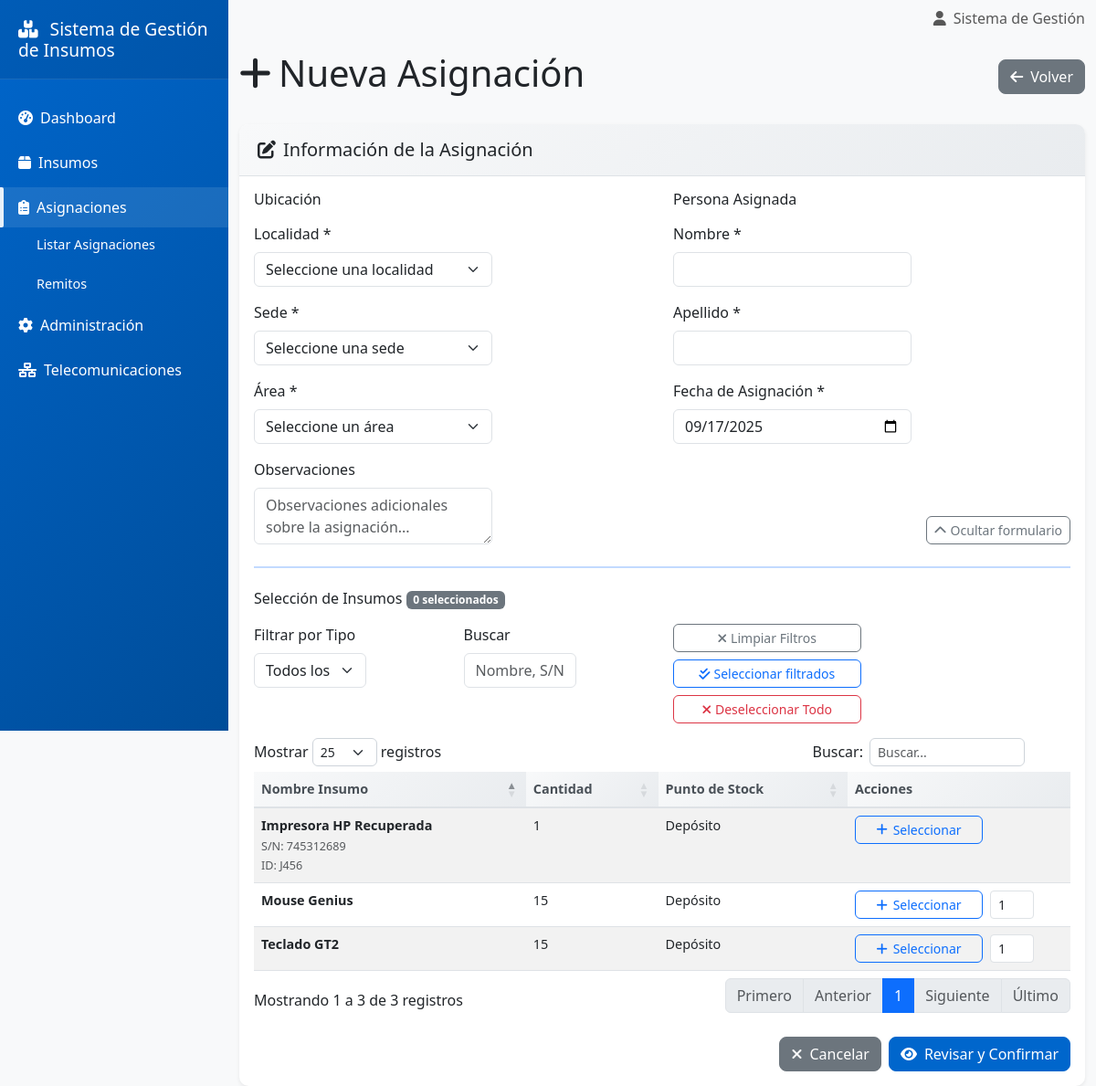
Page /pages/asignaciones/nueva.php on the committed database.
### tables this page shows
CREATE TABLE `insumos` (
  `id_insumo` int(11) NOT NULL,
  `nombre_insumo` varchar(100) NOT NULL,
  `tipo_insumo` enum('Varios','PC Completa','Notebook','Impresora','Monitor','Escaner') NOT NULL,
  `subcategoria_varios` enum('Hardware','Periféricos','Red') DEFAULT NULL,
  `descripcion_general` varchar(255) DEFAULT NULL,
  `numero_serie` varchar(50) DEFAULT NULL,
  `id_fisico` varchar(50) DEFAULT NULL,
  `id_patrimonio` varchar(50) DEFAULT NULL,
  `cantidad` int(11) NOT NULL DEFAULT 1,
  `fecha_adquisicion` date DEFAULT NULL,
  `estado` enum('Disponible','Asignado','De Baja') NOT NULL,
  `id_punto_stock_actual` int(11) DEFAULT NULL,
  `id_sede_actual` int(11) DEFAULT NULL,
  `id_area_asignacion_actual` int(11) DEFAULT NULL
);

CREATE TABLE `puntos_stock` (
  `id_punto_stock` int(11) NOT NULL,
  `nombre_punto` enum('Oficina','Depósito') NOT NULL,
  `descripcion` varchar(255) DEFAULT NULL
);

### pages/asignaciones/nueva.php (the view, shortened to what this page needs)
<?php
$conexion = conectarDB();
$stmt = $conexion->query("SELECT i.id_insumo, i.nombre_insumo, i.tipo_insumo, i.numero_serie, i.id_fisico, i.cantidad, ps.nombre_punto AS punto_stock
                          FROM insumos i
                          LEFT JOIN puntos_stock ps ON i.id_punto_stock_actual = ps.id_punto_stock
                          WHERE i.estado = 'Disponible'
                          AND (i.tipo_insumo <> 'Varios' OR i.cantidad > 0)
                          ORDER BY i.nombre_insumo");
$insumos_disponibles = $stmt->fetchAll();
?>
<?php include '../../includes/header.php'; ?>
<div class="row">
    <div class="col-12">
        <div class="d-flex justify-content-between align-items-center mb-4">
            <h1>
                <i class="fas fa-plus me-2"></i>Nueva Asignación
            </h1>
            <a href="listar.php" class="btn btn-secondary">
                <i class="fas fa-arrow-left me-2"></i>Volver
            </a>
        </div>
    </div>
</div>
<div class="card">
    <div class="card-header">
        <h5 class="mb-0">
            <i class="fas fa-edit me-2"></i>Información de la Asignación
        </h5>
    </div>
    <div class="card-body">
        <form method="POST" id="formAsignacion" class="needs-validation" novalidate>
            <div id="form-contenido">
            <div class="row">
                <div class="col-md-6">
                    <h6 class="mb-3">Ubicación</h6>
                    <div class="mb-3">
                        <label for="id_localidad" class="form-label">Localidad *</label>
                        <select class="form-select" id="id_localidad" name="id_localidad" required>
                            <option value="">Seleccione una localidad</option>
                        </select>
                    </div>
                    <div class="mb-3">
                        <label for="id_sede" class="form-label">Sede *</label>
                        <select class="form-select" id="id_sede" name="id_sede" required>
                            <option value="">Seleccione una sede</option>
                        </select>
                    </div>
                    <div class="mb-2">
                        <label for="id_area_asignada" class="form-label">Área *</label>
                        <select class="form-select" id="id_area_asignada" name="id_area_asignada" required>
                            <option value="">Seleccione un área</option>
                        </select>
                    </div>
                </div>
                <div class="col-md-6">
                    <h6 class="mb-3">Persona Asignada</h6>
                    <div class="mb-3">
                        <label for="nombre_persona_asignada" class="form-label">Nombre *</label>
                        <input type="text" class="form-control" id="nombre_persona_asignada"
                               name="nombre_persona_asignada" required>
                    </div>
                    <div class="mb-3">
                        <label for="apellido_persona_asignada" class="form-label">Apellido *</label>
                        <input type="text" class="form-control" id="apellido_persona_asignada"
                               name="apellido_persona_asignada" required>
                    </div>
                    <div class="mb-2">
                        <label for="fecha_asignacion" class="form-label">Fecha de Asignación *</label>
                        <input type="date" class="form-control" id="fecha_asignacion" name="fecha_asignacion" value="<?php echo date('Y-m-d'); ?>" required>
                    </div>
                </div>
            </div>
            <div class="row mt-2 align-items-end">
                <div class="col-md-6">
                    <label for="observaciones" class="form-label">Observaciones</label>
                    <textarea class="form-control" id="observaciones" name="observaciones" rows="2" placeholder="Observaciones adicionales sobre la asignación..."></textarea>
                </div>
                <div class="col-md-6 d-flex justify-content-end">
                    <button type="button" class="btn btn-sm btn-outline-secondary" onclick="ocultarFormulario()">
                        <i class="fas fa-chevron-up me-1"></i>Ocultar formulario
                    </button>
                </div>
            </div>
            <hr class="my-4 border-2 border-primary">
            </div>
            <div class="row mt-4">
                <div class="col-12">
                    <div class="d-flex justify-content-between align-items-center mb-3">
                        <h6 class="mb-0">Selección de Insumos <span class="badge bg-secondary" id="contadorSeleccion">0 seleccionados</span></h6>
                    </div>
                    <div class="row mb-3">
                        <div class="col-md-3">
                            <label for="filtro_tipo" class="form-label">Filtrar por Tipo</label>
                            <select class="form-select" id="filtro_tipo">
                                <option value="">Todos los tipos</option>
                            </select>
                        </div>
                        <div class="col-md-3">
                            <label for="filtro_busqueda" class="form-label">Buscar</label>
                            <input type="text" class="form-control" id="filtro_busqueda" placeholder="Nombre, S/N, ID...">
                        </div>
                        <div class="col-md-3 d-flex align-items-end">
                            <div class="d-grid gap-2 w-100">
                                <button type="button" class="btn btn-outline-secondary btn-sm" onclick="limpiarFiltros()">
                                    <i class="fas fa-times me-1"></i>Limpiar Filtros
                                </button>
                                <button type="button" class="btn btn-outline-primary btn-sm" onclick="seleccionarFiltrados()">
                                    <i class="fas fa-check-double me-1"></i>Seleccionar filtrados
                                </button>
                                <button type="button" class="btn btn-outline-danger btn-sm" onclick="deseleccionarTodos()">
                                    <i class="fas fa-times me-1"></i>Deseleccionar Todo
                                </button>
                            </div>
                        </div>
                    </div>
                    <div class="table-responsive">
                        <table class="table table-striped datatable tabla-asignacion" id="tablaInsumos">
                            <thead>
                                <tr>
                                    <th>Nombre Insumo</th>
                                    <th>Cantidad</th>
                                    <th>Punto de Stock</th>
                                    <th>Acciones</th>
                                </tr>
                            </thead>
                            <tbody>
                                <?php foreach ($insumos_disponibles as $insumo): ?>
                                    <tr class="fila-insumo"
                                        data-tipo="<?php echo htmlspecialchars($insumo['tipo_insumo']); ?>"
                                        data-texto="<?php echo strtolower(htmlspecialchars($insumo['nombre_insumo'] . ' ' . ($insumo['numero_serie'] ?: '') . ' ' . ($insumo['id_fisico'] ?: ''))); ?>">
                                        <td>
                                            <div>
                                                <strong><?php echo htmlspecialchars($insumo['nombre_insumo']); ?></strong>
                                                <?php if ($insumo['numero_serie']): ?>
                                                    <br><small class="text-muted">S/N: <?php echo htmlspecialchars($insumo['numero_serie']); ?></small>
                                                <?php endif; ?>
                                                <?php if ($insumo['id_fisico']): ?>
                                                    <br><small class="text-muted">ID: <?php echo htmlspecialchars($insumo['id_fisico']); ?></small>
                                                <?php endif; ?>
                                            </div>
                                        </td>
                                        <td>
                                            <?php echo ($insumo['tipo_insumo'] === 'Varios') ? (int)$insumo['cantidad'] : 1; ?>
                                        </td>
                                        <td>
                                            <?php echo $insumo['punto_stock'] ? htmlspecialchars($insumo['punto_stock']) : '<span class="text-muted">Sin punto</span>'; ?>
                                        </td>
                                        <td>
                                            <div class="d-flex gap-2 align-items-center">
                                                <button type="button" class="btn btn-sm btn-outline-primary btn-seleccionar"
                                                        data-insumo-id="<?php echo $insumo['id_insumo']; ?>"
                                                        onclick="toggleSeleccionInsumo(<?php echo $insumo['id_insumo']; ?>)">
                                                    <i class="fas fa-plus"></i><span> Seleccionar</span>
                                                </button>
                                                <?php if ($insumo['tipo_insumo'] === 'Varios' && $insumo['cantidad'] > 1): ?>
                                                    <div class="cantidad-input" style="display: none;">
                                                        <input type="number" class="form-control form-control-sm"
                                                               name="cantidad_varios[<?php echo $insumo['id_insumo']; ?>]"
                                                               min="1" max="<?php echo $insumo['cantidad']; ?>" value="1"
                                                               style="width: 80px;">
                                                    </div>
                                                <?php endif; ?>
                                            </div>
                                        </td>
                                    </tr>
                                <?php endforeach; ?>
                            </tbody>
                        </table>
                    </div>
                </div>
            </div>
            <div class="row mt-4">
                <div class="col-12">
                    <div class="d-flex justify-content-end gap-2">
                        <a href="listar.php" class="btn btn-secondary">
                            <i class="fas fa-times me-2"></i>Cancelar
                        </a>
                        <button type="button" class="btn btn-primary" onclick="mostrarModalConfirmacion()">
                            <i class="fas fa-eye me-2"></i>Revisar y Confirmar
                        </button>
                    </div>
                </div>
            </div>
        </form>
    </div>
</div>
<?php include '../../includes/footer.php'; ?>

### public/css/style.css (style rules this page uses)
:root { --primary-color: #0066cc; --secondary-color: #ffffff; --success-color: #009933; --warning-color: #ffcc00; --danger-color: #cc0000; --info-color: #0099cc; --light-color: #f8f9fa; --dark-color: #212529; }
body { font-family: 'Segoe UI', Tahoma, Geneva, Verdana, sans-serif; background-color: #f8f9fa; margin: 0; padding: 0; }
.card { border: none; border-radius: 10px; box-shadow: 0 0.125rem 0.25rem rgba(0, 0, 0, 0.075); transition: all 0.3s ease; }
.card-header { background: linear-gradient(135deg, #f8f9fa 0%, #e9ecef 100%); border-bottom: 1px solid #dee2e6; border-radius: 10px 10px 0 0 !important; padding: 1rem 1.25rem; font-weight: 600; }
.btn { border-radius: 8px; font-weight: 500; transition: all 0.3s ease; }
.btn-primary { background-color: var(--primary-color); border-color: var(--primary-color); }
.btn-sm { padding: 0.25rem 0.5rem; font-size: 0.875rem; border-radius: 6px; }
.table { margin-bottom: 0; }
.table thead th { background: linear-gradient(135deg, #f8f9fa 0%, #e9ecef 100%); border-bottom: 2px solid #dee2e6; font-weight: 600; color: #495057; }
.badge { font-size: 0.75em; padding: 0.35em 0.65em; border-radius: 6px; }
.form-control, .form-select { max-width: 60%; }
.tabla-asignacion { font-size: 0.9rem; }
.tabla-asignacion thead th { background: linear-gradient(135deg, #f8f9fa 0%, #e9ecef 100%) !important; color: #495057 !important; border-color: #dee2e6 !important; font-weight: 600; text-align: center; }
.btn-seleccionar { width: 140px; min-width: 140px; max-width: 140px; display: inline-flex; align-items: center; justify-content: center; gap: 6px; white-space: nowrap; }
.cantidad-input { display: inline-flex !important; align-items: center; gap: 8px; }
.tabla-asignacion .btn-seleccionar { width: 140px; min-width: 140px; max-width: 140px; display: inline-flex; align-items: center; justify-content: center; gap: 6px; white-space: nowrap; overflow: hidden; }
.tabla-asignacion th:last-child, .tabla-asignacion td:last-child { width: 200px; min-width: 180px; }

### rows in the picture
insumos: nombre_insumo "Impresora HP Recuperada", numero_serie "745312689", id_fisico "J456", tipo_insumo "1", id_punto_stock_actual.nombre_punto "Depósito"
insumos: nombre_insumo "Mouse Genius", cantidad "15", id_punto_stock_actual.nombre_punto "Depósito", id_insumo "1"
insumos: nombre_insumo "Teclado GT2", cantidad "15", id_punto_stock_actual.nombre_punto "Depósito"

### other values in the picture
APP_NAME "Sistema de Gestión de Insumos"
